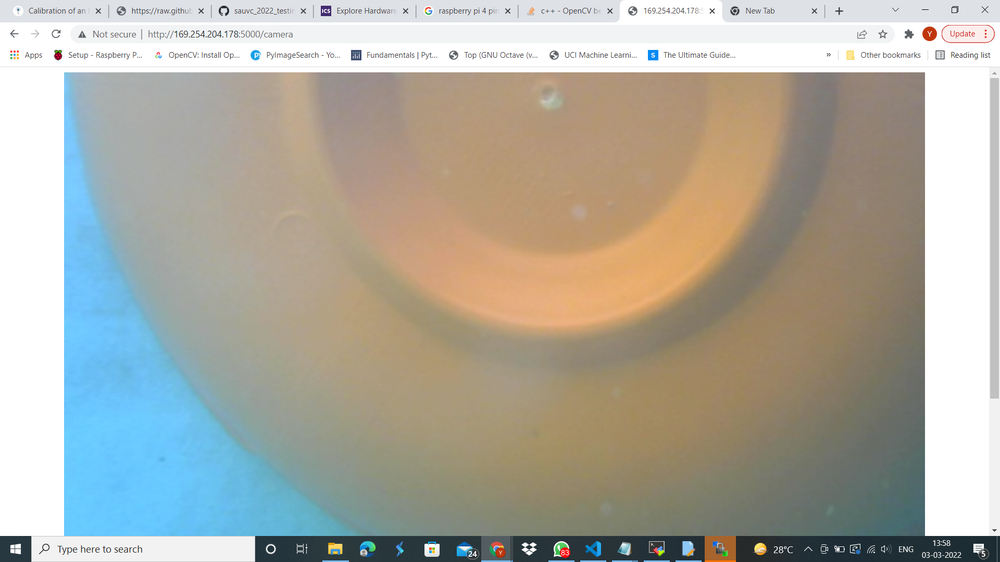
#> input picture tub.png, 1000 x 562 px, shrunk from 1920 x 1080 before the run
$ python v.py
#> lines starting #> are read from the running program, lines starting #| are printed output that depends on the picture; after the words box and inside, x2 and y2 are one past the last pixel; in counts of white or black regions, pixels touching at a corner belong together
import cv2
import numpy as np

def nothing(n):
    pass

# Contours w/ greatest number of points
# TODO max by area
def biggestContourI(contours):
    maxVal = 0
    maxI = None
    for i in range(0, len(contours) - 1):
        if len(contours[i]) > maxVal:
            cs = contours[i]
            maxVal = len(contours[i])
            maxI = i
    return maxI


iLowH = 141;
iLowS = 58;
iLowV = 85;

iHighH = 255;
iHighS = 255;
iHighV = 255;

cv2.namedWindow('Control')
cv2.createTrackbar("LowH", "Control", iLowH, 255, nothing);
cv2.createTrackbar("HighH", "Control", iHighH, 255, nothing);
cv2.createTrackbar("LowS", "Control", iLowS, 255, nothing);
cv2.createTrackbar("HighS", "Control", iHighS, 255, nothing);
cv2.createTrackbar("LowV", "Control", iLowV, 255, nothing);
cv2.createTrackbar("HighV", "Control", iHighV, 255, nothing);


while True:
    img = cv2.imread("tub.png")
#> img is the input picture: shape (562, 1000, 3); mean B, G, R 161.9, 172.3, 174

    lh = cv2.getTrackbarPos('LowH', 'Control')
    ls = cv2.getTrackbarPos('LowS', 'Control')
    lv = cv2.getTrackbarPos('LowV', 'Control')
    hh = cv2.getTrackbarPos('HighH', 'Control')
    hs = cv2.getTrackbarPos('HighS', 'Control')
    hv = cv2.getTrackbarPos('HighV', 'Control')

    lower = np.array([lh, ls, lv], dtype = "uint8")
    higher = np.array([hh, hs, hv], dtype = "uint8")

    hsv = cv2.cvtColor(img, cv2.COLOR_BGR2HSV)
#> hsv: shape (562, 1000, 3); mean H, S, V 36.6, 55.7, 188
    h, w = img.shape[:2]
#> h = 562; w = 1000
    flt = cv2.inRange(hsv, lower, higher);
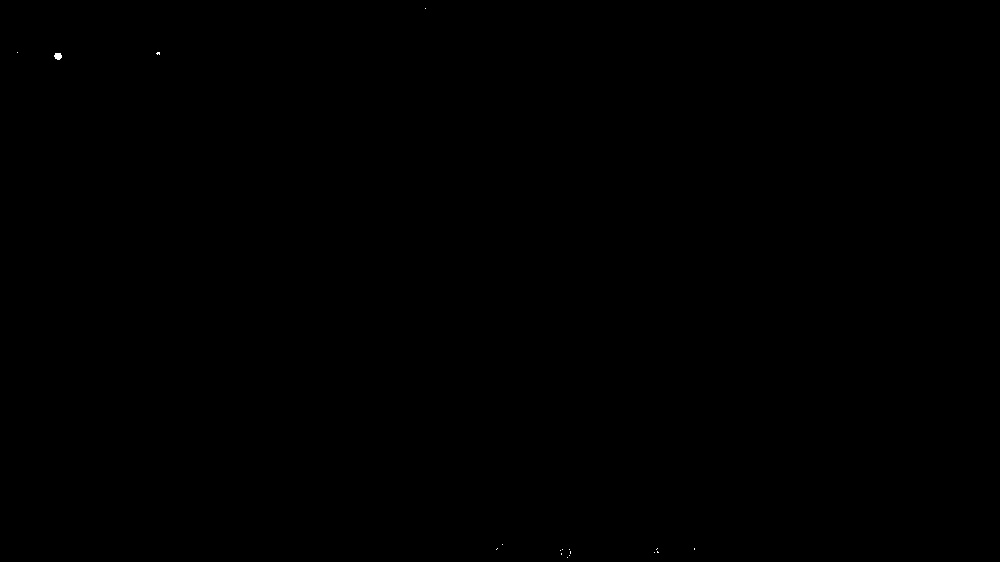
#> flt: shape (562, 1000); 0.01% white; 17 white regions (16 under 20 px)

    contours0, hierarchy = cv2.findContours(flt, cv2.RETR_TREE, cv2.CHAIN_APPROX_SIMPLE)
#> contours0 = 17 contours, 16 with area under 20; largest, box (x1, y1, x2, y2) and area: (54, 53, 62, 60) 33

    # Only draw the biggest one
    bc = biggestContourI(contours0)
#> the loop in biggestContourI, `for i in range(0, len(contours) - 1):` made 16 passes
#> (cs, maxVal) on passes 1, 3, 5: ([[567, 557]], 1), ([[561, 553], [561, 554]], 2), ([[657, 551], [657, 552], [658, 552]], 3)
#> maxVal on pass 14: 13
#> after the loop in biggestContourI, `for i in range(0, len(contours) - 1):`: cs = contour of 13 points, box (x1, y1, x2, y2) (54, 53, 62, 60), area 33; maxI = 13
#> bc = 13
    cv2.drawContours(img,contours0, bc, (0,255,0), 3)
#> img: shape (562, 1000, 3); 0.02% of pixels changed, all inside (x1, y1, x2, y2) = (52, 51, 64, 62)

    cv2.imshow('my webcam', img)
    cv2.imshow('hsv', hsv)
    cv2.imshow('flt', flt)

    if cv2.waitKey(1) == 27:
#> (key Esc is pressed here)
        break  # esc to quit
cv2.destroyAllWindows()
